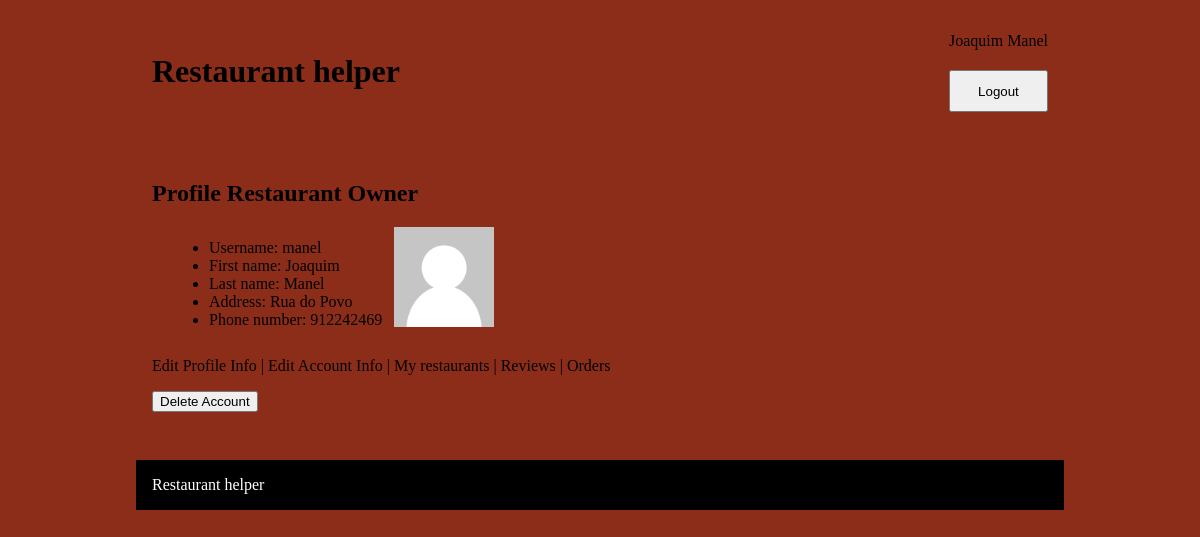
Screenshot of /pages/profile.php (signed in) with the database file from the repository.
### tables this page shows
CREATE TABLE users (
  userId INTEGER PRIMARY KEY,
  username VARCHAR NOT NULL,      
  password VARCHAR NOT NULL,                  
  Fname     VARCHAR NOT NULL,
  Lname    VARCHAR NOT NULL,
  adress   VARCHAR DEFAULT 'undefined',
  email    VARCHAR NOT NULL,
  phone    VARCHAR DEFAULT 'empty',
  photo STRING DEFAULT "default.jpg"                 
);

### database/user.class.php (called while the page is built, shortened)
<?php
  class User {
    public function __construct(int $id, string $username, string $firstName, string $lastName, string $adress, string $email, string $phone, bool $owner,string $photo)
    {
      $this->username = $username;
      $this->firstName = $firstName;
      $this->lastName = $lastName;
      $this->adress = $adress;
      $this->phone = $phone;
      $this->photo = $photo;
    }
    static function getUser(PDO $db, int $id) : User {
      $stmt = $db->prepare('
      SELECT userId, username,Fname, Lname, adress,email, phone,photo
      FROM users
      WHERE userId = ?
      ');
      $stmt->execute(array($id));
      $user = $stmt->fetch();
      $owner=User::isOwner($db,(int)$user['userId']);
      return new User(
        (int)$user['userId'],
        $user['username'],
        $user['Fname'],
        $user['Lname'],
        $user['adress'],
        $user['email'],
        $user['phone'],
        $owner,
        $user['photo']
      );
    }
    static function isOwner(PDO $db, int $id) {
      try {
        $stmt = $db->prepare('SELECT user FROM restaurantOwner WHERE user = ?');
        $stmt->execute(array($id));
        if ($stmt->fetch()){
          return true;
        }
        else{
          return false;
        }
      }catch(PDOException $e) {
        return true;
      }
    }
  }
?>

### templates/users.php (the view, shortened to what this page needs)
<?php function drawProfileOwner(User $user) { ?>
<h2>Profile  <?php echo $_SESSION['usertype'];?> </h2>
<article id='profile_list'>
  <ul>
    <li>Username: <?=$user->username ?></li>
    <li>First name: <?= $user->firstName ?></li>
    <li>Last name: <?= $user->lastName ?></li>
    <li>Address: <?= $user->adress ?></li>
    <li>Phone number: <?= $user->phone ?></li>
  </ul>
  <div id='profile_image'>
    <img src="../userPictures/<?=$user->photo?>" alt="ProfilePic">
  </div>
</article>
<p>
  <a href="../pages/profile.php?id=profile"> Edit Profile Info</a> | <a href="../pages/profile.php?id=account">Edit Account Info</a> | <a href="../pages/profile.php?id=owner">My restaurants</a> |
  <a href="../pages/profile.php?id=reviews">Reviews</a> | <a href="../pages/profile.php?id=Rorders">Orders</a>
</p>
<p>
  <input onclick="openDialog('Delete Account')" type="submit" value="Delete Account">
</p>
<?php } ?>

### css/style.css (style rules this page uses)
html { background-color: #8C2D19; }
body { width: 60em; margin: 1em auto; --main-color: black; max-width: 100vw; }
main a { color: var(--main-color); text-decoration: none; }
#profile_image>img { width: 100px !important; height: 100px !important; }
#profile_list { display: flex; margin: 5px; }
#profile_list>ul { margin: 12px; }

### rows the page displays
users: username "manel", Fname "Joaquim", Lname "Manel", adress "Rua do Povo", phone "912242469", photo (placeholder picture)

### other values shown
$name "Joaquim Manel"
$_SESSION['usertype'] "Restaurant Owner"
